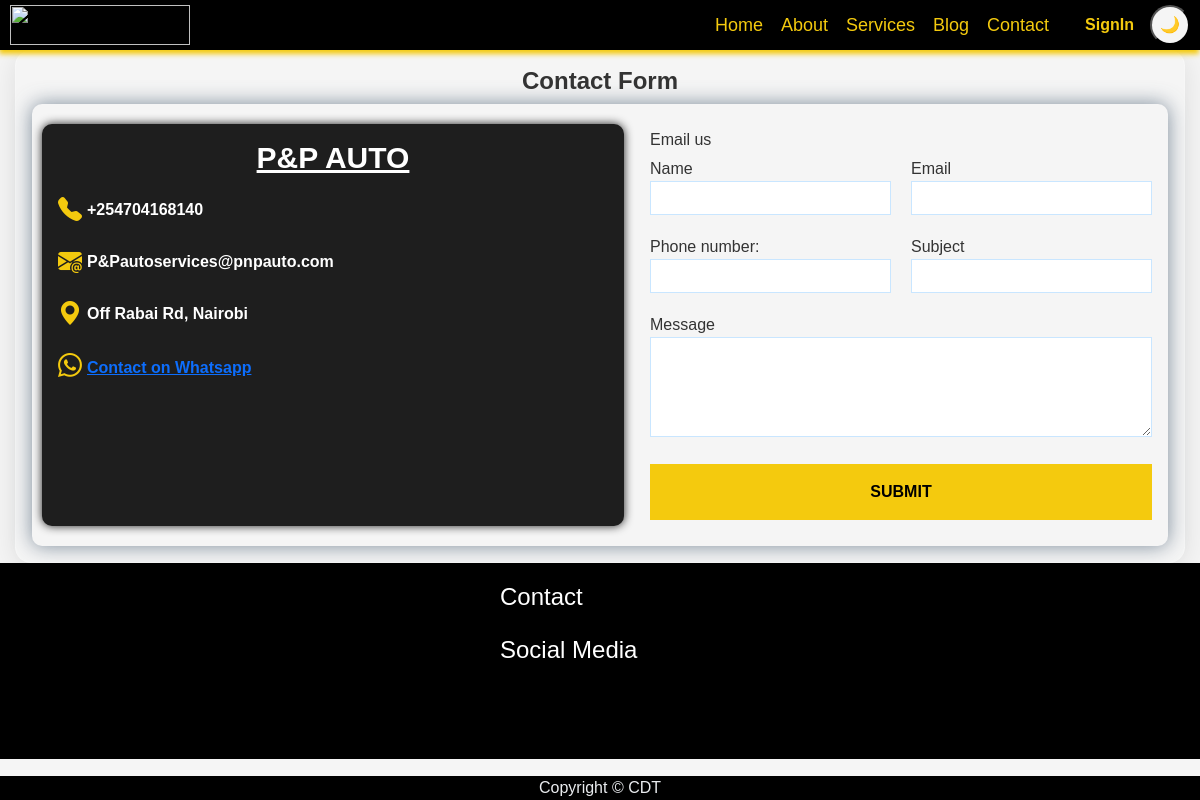
/contact_us/contact, run on an earlier commit of the app's database.
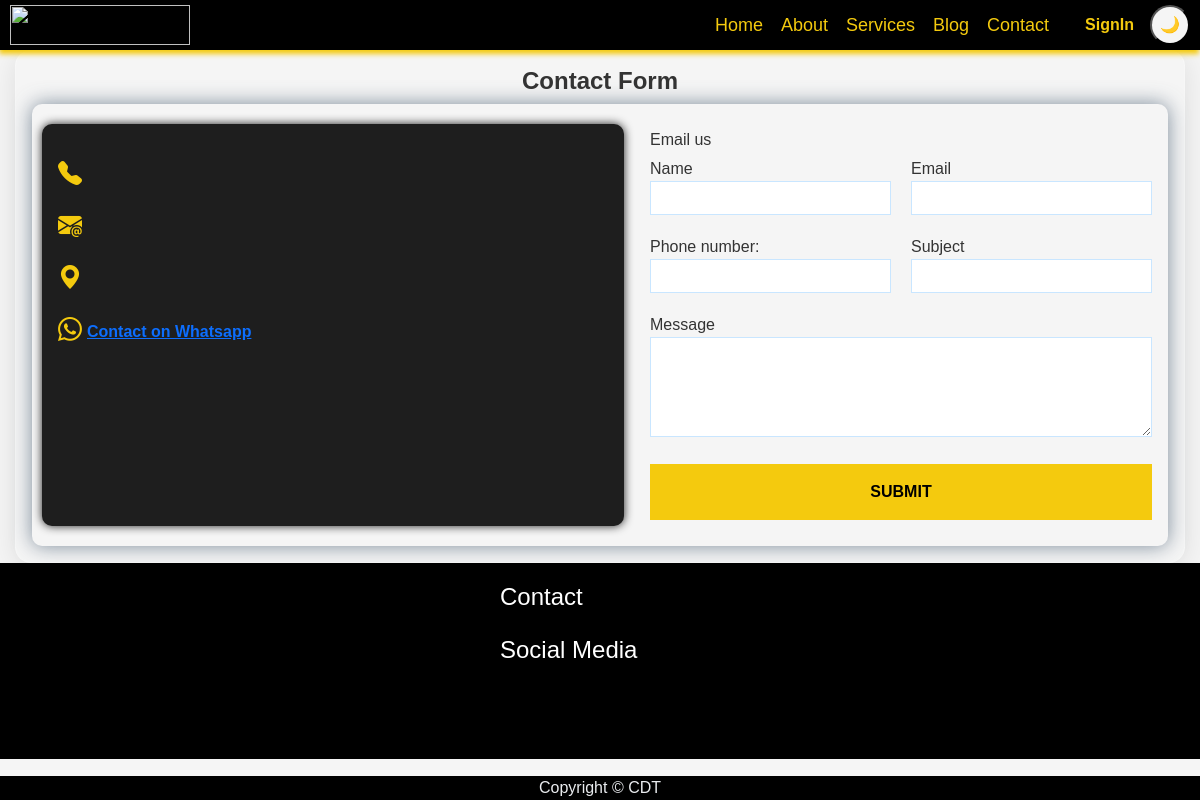
And on a later commit of the database.
### main/models/models.py (models this page shows, shortened)
class ContactSidebarCompanyInfo(models.Model):
    name = models.CharField(max_length=100, null=False)
    phone_number = PhoneNumberField()
    email = models.EmailField(null=False)
    address = models.CharField(max_length=200, null=False)
    whatsapp = models.URLField(default="https://wa.me/enternumber")

### contact_us/views.py (the view, shortened to what this page needs)
# urls.py: path('contact', contact, name='contact'),
def contact(request):
    form1 = ContactForm1()
    form2 = ContactForm2()
    form3 = ContactForm3()
    side_info = ContactSidebarCompanyInfo.objects.first()
    context = {
        'form1': form1,
        'form2': form2,
        'form3': form3,
        'side_info': side_info,
    }
    return render(request, 'contact.html', context)

### contact_us/forms.py
class ContactForm1(ModelForm):
    phone_number = PhoneNumberField(
            widget=PhoneNumberPrefixWidget(initial='KE', attrs={'class': 'p-no'})
        )
    class Meta:
        model = contact
        fields = ['name', 'email',]

class ContactForm2(ModelForm):
    phone_number = PhoneNumberField(
            widget=PhoneNumberPrefixWidget(initial='KE', attrs={'class': 'p-no'})
        )
    class Meta:
        model = contact
        fields = ['phone_number',]

### users/context_processors.py (called while the page is built)
def user_info(request):
    if request.user.is_authenticated:
        user = User.objects.get(pk=request.user.pk)
    else:
        user = None
    return {'user_info': user}

### templates/contact.html (shortened to what this page needs)
{% extends 'base.html' %}
{% load static %}
{% block head %}
<link rel="stylesheet" href="{% static 'css/contact.css' %}" type="text/css">
{% endblock head %}
{% block content %}
<section class="s2 contact ">
  <div id="contact-page" class="item container">
    <h1 class="brand"><span>Contact Form</span></h1>
    <div class="wrapper animated bounceInLeft ">
      <div class="company-info">
        <h3>
          {{side_info.name}}
        </h3>
        <ul>
          <li>
            <i class="bi bi-telephone-fill"></i>
            {{side_info.phone_number}}
          </li>
          <li>
            <i class="bi bi-envelope-at-fill"></i>
            {{side_info.email}}
          </li>
          <li>
            <i class="bi bi-geo-alt-fill"></i>
            {{side_info.address}}
          </li>
          <li>
            <i class="bi bi-whatsapp"></i>
            <div class="form-group button" style="margin-top: 5px;">
              <a href="" id='whatsapp-url' target="_blank" style="font-weight: 700;">Contact on Whatsapp</a>
            </div>
          </li>
        </ul>
      </div>
      <div class="contact">
        <h3>Email us</h3>
        <form method="post">
          <p>
            <label for="id_name">Name</label>
            {{form1.name}}
          </p>
          <p>
            <label for="id_email">Email</label>
            {{form1.email}}
          </p>
          <div id="phone-no">
            <label for="id_phone_number">Phone number:</label>
            <p class="phone-no">
             {{form2.phone_number}}
            </p>
          </div>
          <p>
            <label for="id_subject">Subject</label>
            {{form3.subject}}
          </p>
          <p class="full">
            <label for="id_message">Message</label>
            {{form3.message}}
          </p>
          <p class="full">
            <button type="submit">Submit</button>
          </p>
        </form>
      </div>
    </div>
  </div>
</section>
{% endblock content%}

What changed in the data, as far as the page shows it:
removed ContactSidebarCompanyInfo: name "P&P AUTO", phone_number "+254704168140", email "P&Pautoservices@pnpauto.com", address "Off Rabai Rd, Nairobi"
